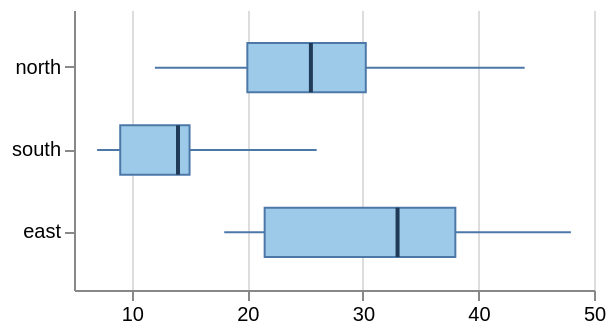

Write the Vega-Lite specification saved for this chart.
### Vega specification from a JSON file in a GitHub repository (floating-point values rounded to 4 significant figures)
{"$schema": "https://vega.github.io/schema/vega/v6.json", "description": "A box plot: one aggregate producing five quantiles per group, drawn as whiskers, a box and a median rule.", "width": 260, "height": 140, "padding": 5, "data": [{"name": "raw", "values": [{"g": "north", "v": 12}, {"g": "north", "v": 19}, {"g": "north", "v": 23}, {"g": "north", "v": 28}, {"g": "north", "v": 31}, {"g": "north", "v": 44}, {"g": "south", "v": 7}, {"g": "south", "v": 9}, {"g": "south", "v": 14}, {"g": "south", "v": 15}, {"g": "south", "v": 26}, {"g": "east", "v": 18}, {"g": "east", "v": 21}, {"g": "east", "v": 22}, {"g": "east", "v": 33}, {"g": "east", "v": 37}, {"g": "east", "v": 39}, {"g": "east", "v": 48}]}, {"name": "stats", "source": "raw", "transform": [{"type": "aggregate", "groupby": ["g"], "fields": ["v", "v", "v", "v", "v"], "ops": ["min", "q1", "median", "q3", "max"], "as": ["lo", "lowerQuartile", "mid", "upperQuartile", "hi"]}]}], "scales": [{"name": "y", "type": "band", "domain": {"data": "raw", "field": "g"}, "range": "height", "padding": 0.4}, {"name": "x", "type": "linear", "domain": {"data": "raw", "field": "v"}, "range": "width", "zero": false, "nice": true}], "axes": [{"orient": "left", "scale": "y"}, {"orient": "bottom", "scale": "x", "tickCount": 5, "grid": true}], "marks": [{"type": "rule", "from": {"data": "stats"}, "encode": {"enter": {"y": {"scale": "y", "field": "g", "band": 0.5}, "x": {"scale": "x", "field": "lo"}, "x2": {"scale": "x", "field": "hi"}, "stroke": {"value": "#4c78a8"}}}}, {"type": "rect", "from": {"data": "stats"}, "encode": {"enter": {"y": {"scale": "y", "field": "g"}, "height": {"scale": "y", "band": 1}, "x": {"scale": "x", "field": "lowerQuartile"}, "x2": {"scale": "x", "field": "upperQuartile"}, "fill": {"value": "#9ecae9"}, "stroke": {"value": "#4c78a8"}}}}, {"type": "rule", "from": {"data": "stats"}, "encode": {"enter": {"x": {"scale": "x", "field": "mid"}, "x2": {"scale": "x", "field": "mid"}, "y": {"scale": "y", "field": "g"}, "y2": {"scale": "y", "field": "g", "band": 1}, "stroke": {"value": "#1f3b57"}, "strokeWidth": {"value": 2}}}}]}
